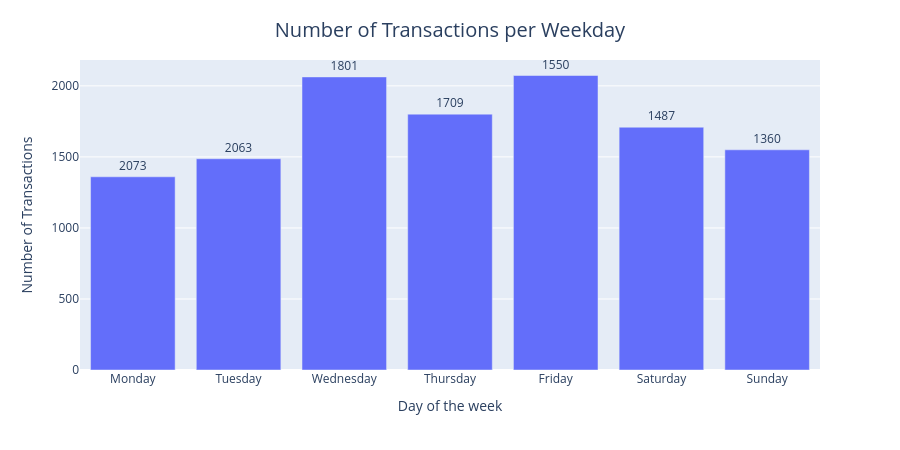
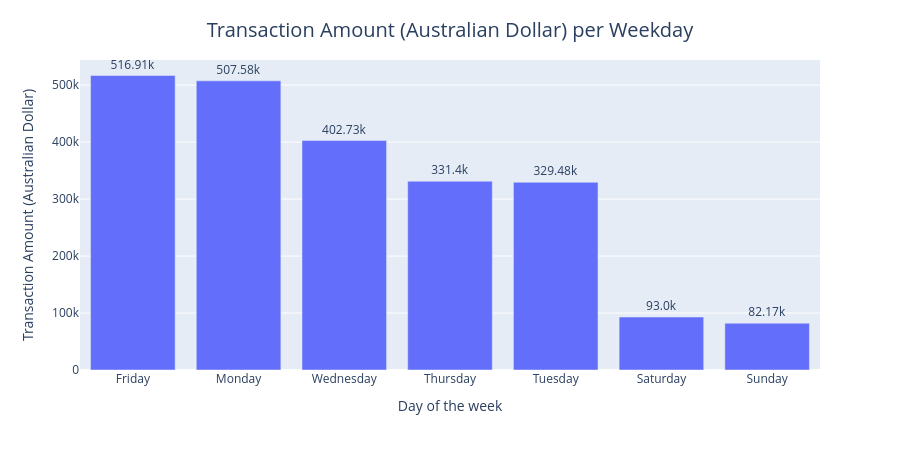

The cell these charts' notebook holds for them, in order:
### Code cell
import pandas as pd

# Chronological order
days_order = ['Monday', 'Tuesday', 'Wednesday', 'Thursday', 'Friday', 'Saturday', 'Sunday']

# Convert the 'day' column to a Categorical type with this order
df_cleaned['day'] = pd.Categorical(df_cleaned['day'], categories=days_order, ordered=True)

# Compute value counts and sort by the index (the days)
day_counts = df_cleaned['day'].value_counts().sort_index()

# Pass cleanly to your Plotly chart variables
x = day_counts.index.tolist()
y = day_counts.tolist()



# For number of daily transactions
fig_number_of_transactions = px.bar(data_frame=df_cleaned,
         x = day_counts.index.tolist(),
         y = day_counts.tolist(),
      #  x=df_cleaned['day'].value_counts().index.tolist(), 
      #  y=df_cleaned['day'].value_counts().tolist(), 
       text=df_cleaned['day'].value_counts().tolist())

fig_number_of_transactions.update_traces(textposition='outside', marker_coloraxis=None)
fig_number_of_transactions.update_xaxes(title='Day of the week') 
fig_number_of_transactions.update_yaxes(title='Number of Transactions')
fig_number_of_transactions.update_layout(title=dict(text = "Number of Transactions per Weekday", x=0.5, y=0.95),
                  title_font_size=20, showlegend=False, height = 450,)
fig_number_of_transactions.show()

# For the dollar value of the daily transactions
fig_value_of_transactions_per_day = px.bar(data_frame=df_cleaned.groupby(by='day')[['amount']].sum().sort_values('amount', ascending=False),
            text=df_cleaned.groupby(by='day')[['amount']].sum().sort_values('amount', ascending=False)['amount'].apply(lambda x : str(round(x/1000,2))+'k'))

fig_value_of_transactions_per_day.update_traces(textposition='outside')
fig_value_of_transactions_per_day.update_xaxes(title='Day of the week')
fig_value_of_transactions_per_day.update_yaxes(title='Transaction Amount (Australian Dollar)')
fig_value_of_transactions_per_day.update_layout(title=dict(text = "Transaction Amount (Australian Dollar) per Weekday", x=0.5, y=0.95),
                    title_font_size=20, showlegend=False, height = 450,)
fig_value_of_transactions_per_day.show()

### Figure 1 — Plotly figure (JSON) as saved in the notebook; plotly's stock layout.template omitted (floating-point values rounded to 4 significant figures)
{"data": [{"alignmentgroup": "True", "hovertemplate": "x=%{x}<br>y=%{y}<br>text=%{text}<extra></extra>", "legendgroup": "", "marker": {"color": "#636efa", "pattern": {"shape": ""}}, "name": "", "offsetgroup": "", "orientation": "v", "showlegend": false, "text": [2073, 2063, 1801, 1709, 1550, 1487, 1360], "textposition": "outside", "type": "bar", "x": ["Monday", "Tuesday", "Wednesday", "Thursday", "Friday", "Saturday", "Sunday"], "xaxis": "x", "y": [1360, 1487, 2063, 1801, 2073, 1709, 1550], "yaxis": "y"}], "layout": {"barmode": "relative", "height": 450, "legend": {"tracegroupgap": 0}, "margin": {"t": 60}, "showlegend": false, "title": {"font": {"size": 20}, "text": "Number of Transactions per Weekday", "x": 0.5, "y": 0.95}, "xaxis": {"anchor": "y", "domain": [0, 1], "title": {"text": "Day of the week"}}, "yaxis": {"anchor": "x", "domain": [0, 1], "title": {"text": "Number of Transactions"}}}}

### Figure 2 — Plotly figure (JSON) as saved in the notebook; plotly's stock layout.template omitted (floating-point values rounded to 4 significant figures)
{"data": [{"alignmentgroup": "True", "hovertemplate": "variable=amount<br>day=%{x}<br>value=%{y}<br>text=%{text}<extra></extra>", "legendgroup": "amount", "marker": {"color": "#636efa", "pattern": {"shape": ""}}, "name": "amount", "offsetgroup": "amount", "orientation": "v", "showlegend": true, "text": ["516.91k", "507.58k", "402.73k", "331.4k", "329.48k", "93.0k", "82.17k"], "textposition": "outside", "type": "bar", "x": ["Friday", "Monday", "Wednesday", "Thursday", "Tuesday", "Saturday", "Sunday"], "xaxis": "x", "y": [516900.0, 507600.0, 402700.0, 331400.0, 329500.0, 93000.0, 82170.0], "yaxis": "y"}], "layout": {"barmode": "relative", "height": 450, "legend": {"title": {"text": "variable"}, "tracegroupgap": 0}, "margin": {"t": 60}, "showlegend": false, "title": {"font": {"size": 20}, "text": "Transaction Amount (Australian Dollar) per Weekday", "x": 0.5, "y": 0.95}, "xaxis": {"anchor": "y", "domain": [0, 1], "title": {"text": "Day of the week"}}, "yaxis": {"anchor": "x", "domain": [0, 1], "title": {"text": "Transaction Amount (Australian Dollar)"}}}}
